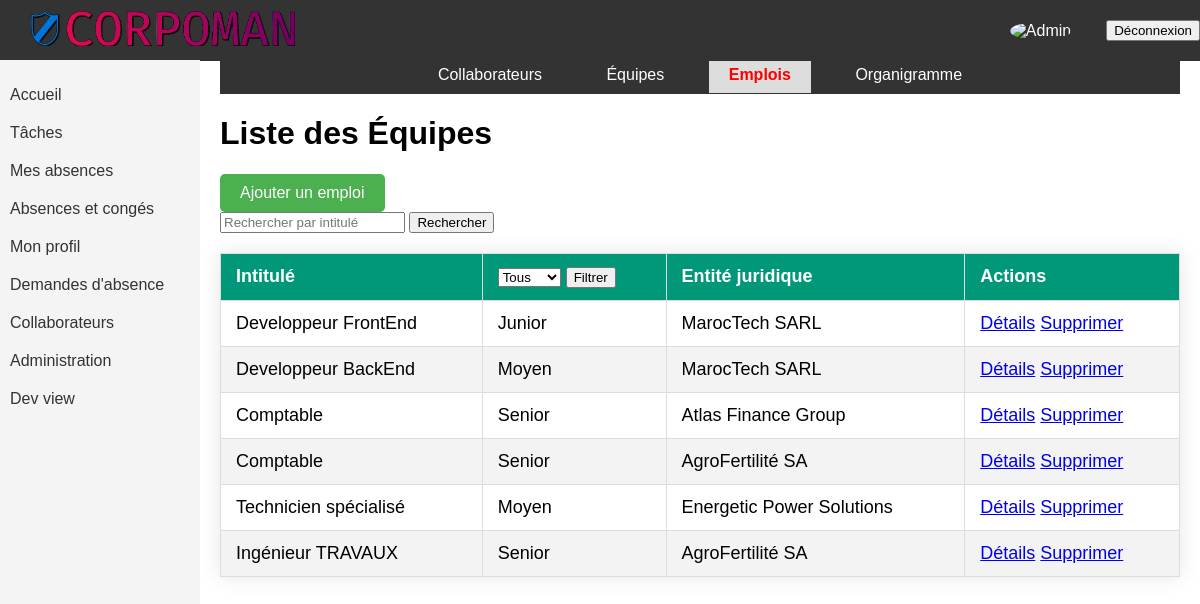
/emplois/ (signed in), run on the app's committed database.
### corpoman/models.py (models this page shows, shortened)
class Emploi(models.Model):
    INTITULE_CHOICES = (
        ('Junior', 'Junior'),
        ('Moyen', 'Moyen'),
        ('Senior', 'Senior'),
    )
    intitule = models.CharField(max_length=255, verbose_name="Intitulé de poste")
    entite_juridique = models.ForeignKey(
        'EntiteJuridique',
        on_delete=models.CASCADE,
        verbose_name="Entité Juridique"
    )
    niveau = models.CharField(
        max_length=10,
        choices=INTITULE_CHOICES,
        verbose_name="Niveau"
    )
    class Meta:
        verbose_name = "Emploi"
        verbose_name_plural = "Emplois"

class EntiteJuridique(models.Model):
    raison_sociale = models.CharField(max_length=255, verbose_name="Raison sociale (Nom)")
    matricule = models.CharField(max_length=100, verbose_name="Matricule")
    adresse_domiciliation = models.CharField(max_length=255, verbose_name="Adresse de Domiciliation")
    ville = models.CharField(max_length=100, verbose_name="Ville")
    code_postal = models.CharField(max_length=20, verbose_name="Code postal")
    departement = models.CharField(max_length=100, verbose_name="Département")
    pays = models.CharField(max_length=100, verbose_name="Pays", choices=country_choices())
    class Meta:
        verbose_name = "Entité Juridique"
        verbose_name_plural = "Entités Juridiques"
    def __str__(self):
        return self.raison_sociale

### corpoman/views.py (the view)
# urls.py: path('emplois/', emplois_list, name='emploi-list'),
@login_required
def emplois_list(request):
    niveau = request.GET.get('niveau')
    query = request.GET.get('query')
    emplois = Emploi.objects.all()
    if query:
        emplois = emplois.filter(intitule__icontains=query)
    if niveau:
        emplois = emplois.filter(niveau=niveau)
    return render(request, 'emplois/emploi.html', {'emplois': emplois, 'niveau': niveau, 'query': query})

### corpoman/templates/emplois/emploi.html (shortened to what this page needs)
{% extends 'base.html' %}
{% block content %}
<div class="navbarCollaborateurs">
    <ul>
        <li><a href="{% url 'liste_collaborateurs' %}" class="{% if request.path == '/collaborateurs/' %}active{% endif %}">Collaborateurs</a></li>
        <li><a href="{% url 'equipes-list' %}" class="{% if 'equipes' in request.path %}active{% endif %}">Équipes</a></li>
        <li><a href="{% url 'emploi-list' %}" class="{% if 'emplois' in request.path %}active{% endif %}">Emplois</a></li>
        <li><a href="{% url 'organigramme' %}" class="{% if 'organigramme' in request.path %}active{% endif %}">Organigramme</a></li>
    </ul>
</div>
    <h1>Liste des Équipes</h1>
    <a  href="{% url 'ajouter_emploi'%}" class="button-link">Ajouter un emploi</a>
    <form method="GET">
        <input type="text" name="query" placeholder="Rechercher par intitulé">
        <button type="submit">Rechercher</button>
    </form>
    <table class="collaborateurs-table">
        <thead>
            <tr>
                <th>Intitulé</th>
                <th><form method="GET">
                    <select name="niveau" id="niveau">
                        <option value="">Tous</option>
                    </select>
                    <button type="submit">Filtrer</button>
                </form>
                </th>
                <th>Entité juridique</th>
                <th>Actions</th>
            </tr>
        </thead>
        <tbody>
            {% for emploi in emplois %}
                <tr>
                    <td>{{ emploi.intitule }}</td>
                    <td>{{ emploi.niveau }}</td>
                    <td>{{ emploi.entite_juridique }}</td>
                    <td>
                        <a href="{% url 'modifier_emploi' pk=emploi.pk %}">Détails</a>
                        <a href="{% url 'supprimer_emploi' pk=emploi.pk %}">Supprimer</a>
                    </td>
                </tr>
            {% endfor %}
        </tbody>
    </table>
{% endblock %}

### corpoman/static/css/styles.css (style rules this page uses)
body { font-family: Arial, sans-serif; margin: 0; padding: 0; }
.active, .accordion:hover { background-color: #ddd; color: #000; }
.navbarCollaborateurs { background-color: #333; color: #fff; padding: 10px 0; }
.navbarCollaborateurs ul { list-style-type: none; margin: 0; padding: 0; text-align: center; }
.navbarCollaborateurs ul li { display: inline-block; margin-right: 20px; }
.navbarCollaborateurs ul li:last-child { margin-right: 0; }
.navbarCollaborateurs ul li a { color: #fff; text-decoration: none; padding: 10px 20px; }
.navbarCollaborateurs ul li a.active { font-weight: bold; color: #ff0000; }
.collaborateurs-table { width: 100%; border-collapse: collapse; margin: 20px 0; font-size: 18px; font-family: 'Arial', sans-serif; text-align: left; box-shadow: 0 0 20px rgba(0, 0, 0, 0.1); }
.collaborateurs-table th, .collaborateurs-table td { border: 1px solid #ddd; padding: 12px 15px; }
.collaborateurs-table th { background-color: #009879; color: #ffffff; text-align: left; font-weight: bold; }
.collaborateurs-table tbody tr:nth-child(even) { background-color: #f3f3f3; }
.collaborateurs-table tbody tr { transition: background-color 0.3s ease; }
.button-link { display: inline-block; padding: 10px 20px; background-color: #4CAF50; color: white; text-align: center; text-decoration: none; border-radius: 5px; border: none; cursor: pointer; transition: background-color 0.3s; }

### data on the page
Emploi: intitule "Developpeur FrontEnd", niveau "Junior", entite_juridique "MarocTech SARL"
Emploi: intitule "Developpeur BackEnd", niveau "Moyen", entite_juridique "MarocTech SARL"
Emploi: intitule "Comptable", niveau "Senior", entite_juridique "Atlas Finance Group"
Emploi: intitule "Comptable", niveau "Senior", entite_juridique "AgroFertilité SA"
Emploi: intitule "Technicien spécialisé", niveau "Moyen", entite_juridique "Energetic Power Solutions"
Emploi: intitule "Ingénieur TRAVAUX", niveau "Senior", entite_juridique "AgroFertilité SA"
